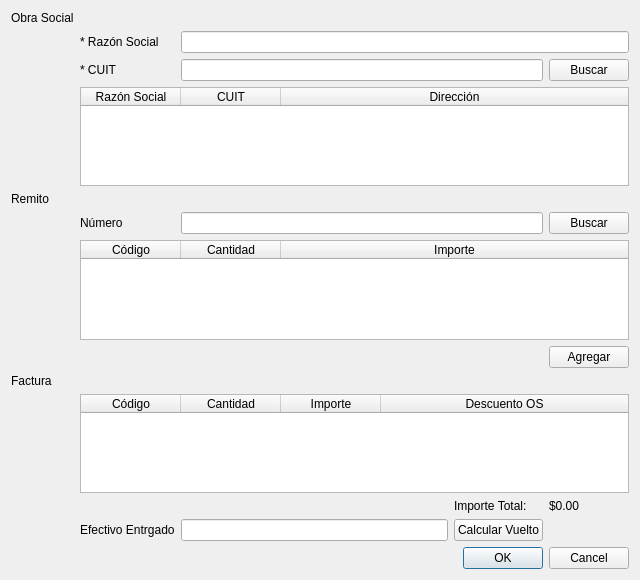
<?xml version="1.0" encoding="UTF-8"?>
<ui version="4.0">
 <class>vtnRegistrarCobroRemito</class>
 <widget class="QWidget" name="vtnRegistrarCobroRemito">
  <property name="geometry">
   <rect>
    <x>0</x>
    <y>0</y>
    <width>640</width>
    <height>580</height>
   </rect>
  </property>
  <property name="windowTitle">
   <string>Registrar Cobro Remito</string>
  </property>
  <layout class="QVBoxLayout" name="verticalLayout">
   <item>
    <layout class="QGridLayout" name="gridLayout">
     <item row="11" column="1">
      <widget class="QLabel" name="label_9">
       <property name="text">
        <string>Efectivo Entrgado</string>
       </property>
      </widget>
     </item>
     <item row="2" column="1">
      <widget class="QLabel" name="label_2">
       <property name="text">
        <string>* CUIT</string>
       </property>
      </widget>
     </item>
     <item row="11" column="3">
      <widget class="QPushButton" name="pushButton_4">
       <property name="text">
        <string>Calcular Vuelto</string>
       </property>
      </widget>
     </item>
     <item row="2" column="4">
      <widget class="QPushButton" name="pushButton">
       <property name="text">
        <string>Buscar</string>
       </property>
      </widget>
     </item>
     <item row="5" column="2" colspan="2">
      <widget class="QLineEdit" name="lineEdit_3"/>
     </item>
     <item row="11" column="2">
      <widget class="QLineEdit" name="lineEdit_4"/>
     </item>
     <item row="2" column="2" colspan="2">
      <widget class="QLineEdit" name="lineEdit_2"/>
     </item>
     <item row="7" column="4">
      <widget class="QPushButton" name="pushButton_3">
       <property name="text">
        <string>Agregar</string>
       </property>
      </widget>
     </item>
     <item row="4" column="0">
      <widget class="QLabel" name="label_4">
       <property name="text">
        <string>Remito</string>
       </property>
      </widget>
     </item>
     <item row="1" column="1">
      <widget class="QLabel" name="label_3">
       <property name="text">
        <string>* Razón Social</string>
       </property>
      </widget>
     </item>
     <item row="10" column="4">
      <widget class="QLabel" name="label_8">
       <property name="text">
        <string>$0.00</string>
       </property>
      </widget>
     </item>
     <item row="9" column="1" colspan="4">
      <widget class="QTableWidget" name="tableWidget_3">
       <attribute name="horizontalHeaderStretchLastSection">
        <bool>true</bool>
       </attribute>
       <column>
        <property name="text">
         <string>Código</string>
        </property>
       </column>
       <column>
        <property name="text">
         <string>Cantidad</string>
        </property>
       </column>
       <column>
        <property name="text">
         <string>Importe</string>
        </property>
       </column>
       <column>
        <property name="text">
         <string>Descuento OS</string>
        </property>
       </column>
      </widget>
     </item>
     <item row="5" column="1">
      <widget class="QLabel" name="label_5">
       <property name="text">
        <string>Número</string>
       </property>
      </widget>
     </item>
     <item row="1" column="2" colspan="3">
      <widget class="QLineEdit" name="lineEdit"/>
     </item>
     <item row="8" column="0">
      <widget class="QLabel" name="label_6">
       <property name="text">
        <string>Factura</string>
       </property>
      </widget>
     </item>
     <item row="5" column="4">
      <widget class="QPushButton" name="pushButton_2">
       <property name="focusPolicy">
        <enum>Qt::StrongFocus</enum>
       </property>
       <property name="text">
        <string>Buscar</string>
       </property>
       <property name="autoDefault">
        <bool>false</bool>
       </property>
      </widget>
     </item>
     <item row="10" column="3">
      <widget class="QLabel" name="label_7">
       <property name="text">
        <string>Importe Total:</string>
       </property>
      </widget>
     </item>
     <item row="0" column="0">
      <widget class="QLabel" name="label">
       <property name="text">
        <string>Obra Social</string>
       </property>
      </widget>
     </item>
     <item row="6" column="1" colspan="4">
      <widget class="QTableWidget" name="tableWidget_2">
       <attribute name="horizontalHeaderStretchLastSection">
        <bool>true</bool>
       </attribute>
       <column>
        <property name="text">
         <string>Código</string>
        </property>
       </column>
       <column>
        <property name="text">
         <string>Cantidad</string>
        </property>
       </column>
       <column>
        <property name="text">
         <string>Importe</string>
        </property>
       </column>
      </widget>
     </item>
     <item row="3" column="1" colspan="4">
      <widget class="QTableWidget" name="tableWidget">
       <attribute name="horizontalHeaderStretchLastSection">
        <bool>true</bool>
       </attribute>
       <column>
        <property name="text">
         <string>Razón Social</string>
        </property>
       </column>
       <column>
        <property name="text">
         <string>CUIT</string>
        </property>
       </column>
       <column>
        <property name="text">
         <string>Dirección</string>
        </property>
       </column>
      </widget>
     </item>
     <item row="12" column="3" colspan="2">
      <widget class="QDialogButtonBox" name="buttonBox">
       <property name="standardButtons">
        <set>QDialogButtonBox::Cancel|QDialogButtonBox::Ok</set>
       </property>
      </widget>
     </item>
    </layout>
   </item>
  </layout>
 </widget>
 <tabstops>
  <tabstop>lineEdit</tabstop>
  <tabstop>lineEdit_2</tabstop>
  <tabstop>pushButton</tabstop>
  <tabstop>tableWidget</tabstop>
  <tabstop>lineEdit_3</tabstop>
  <tabstop>pushButton_2</tabstop>
  <tabstop>tableWidget_2</tabstop>
  <tabstop>pushButton_3</tabstop>
  <tabstop>tableWidget_3</tabstop>
  <tabstop>lineEdit_4</tabstop>
  <tabstop>pushButton_4</tabstop>
  <tabstop>buttonBox</tabstop>
 </tabstops>
 <resources/>
 <connections/>
</ui>
